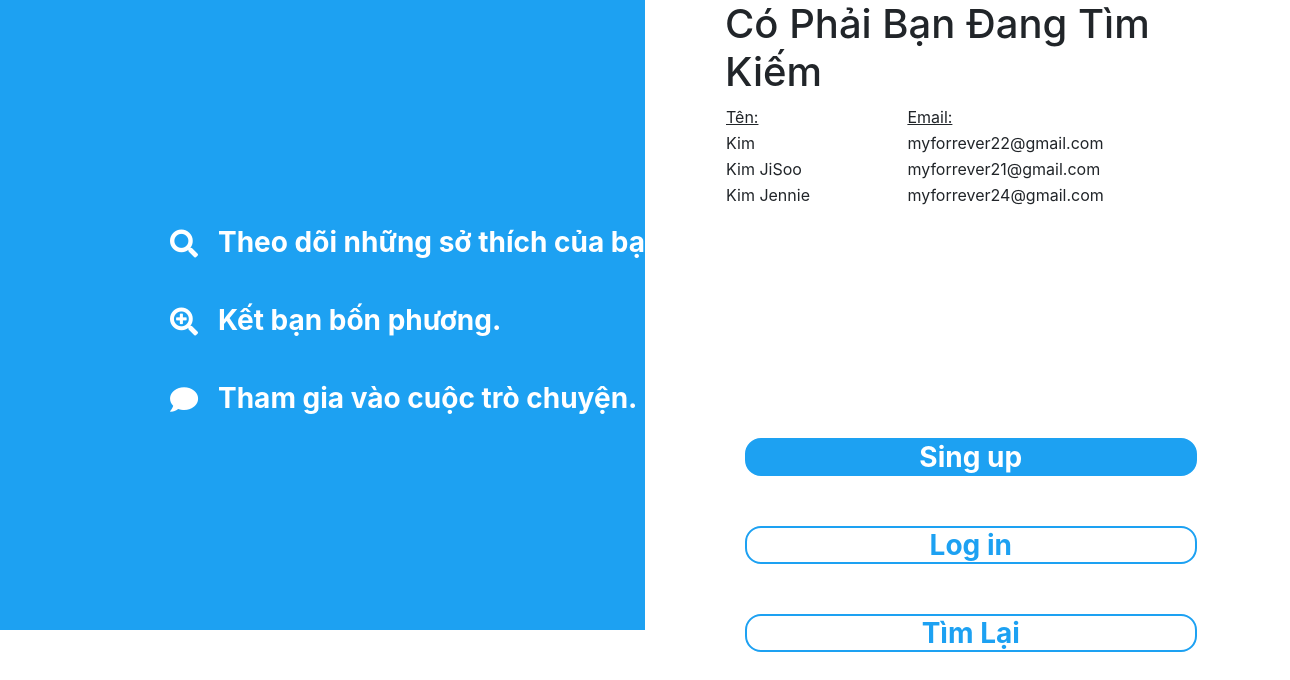
The app's page /searchusername.php?tukhoa1=Kim with its own data.
### tables this page shows
CREATE TABLE `users` (
  `id` int(11) NOT NULL,
  `email` varchar(255) NOT NULL,
  `password` varchar(255) NOT NULL,
  `fullname` varchar(255) NOT NULL,
  `used` int(11) NOT NULL
);

### searchusername.php (the view, shortened to what this page needs)
<!DOCTYPE html>
<html lang="en">
<head>
    <link rel="stylesheet" href="https://use.fontawesome.com/releases/v5.1.1/css/all.css">
    <link rel="stylesheet" href="style/hieuung.css">
    <link rel="stylesheet" href="https://stackpath.bootstrapcdn.com/bootstrap/4.2.1/css/bootstrap.min.css">
</head>
<body>
<div class="_big">
        <div class="_left">
            <div class="_adv">
                <span class="fa fa-search">
                </span>
                <span>Theo dõi những sở thích của bạn</span>
            </div>
            <div class="_adv">
                 <span class="fa fa-search-plus">
                </span>
                <span>Kết bạn bốn phương.</span>
            </div>
            <div class="_adv">
                <span class="fa fa-comment">
                </span>
                <span>Tham gia vào cuộc trò chuyện.</span>
            </div>
        </div>
        <div class="_right">
            <div class="_right1">
                <div >
                <?php
$s = trim(htmlspecialchars(addslashes($_GET['tukhoa1'])));
if ($s != null) {
    $db = new PDO('mysql:host=localhost;dbname=dack;charset=utf8', 'root', '');
    $stmt = $db->prepare("SELECT * FROM users WHERE fullname LIKE '%$s%' or email LIKE '%$s%' ORDER BY id ");
    $stmt->setFetchMode(PDO::FETCH_ASSOC);
    $stmt->execute();
    $resultSet = $stmt->fetchAll(PDO::FETCH_ASSOC);
    echo "<table width = '600' boder ='5'> ";
    echo " <h1> Có Phải Bạn Đang Tìm Kiếm </h1>";
    echo "<tr>";
    echo"<td><u> Tên: </u></td> ";
    echo"<td><u> Email: </u> </td> ";
    echo "</tr>";
        foreach ($resultSet as $row) {
        $ten = $row['fullname'];
        $email = $row['email'];
        echo "<tr>";
        echo"<td> $ten </td> ";
        echo"<td> $email </td> ";
        echo "</tr>";
        }
     echo "</table> "   ;
    }
 else {
    echo '<div>Vui lòng nhập từ khóa tìm kiếm.</div>';
}
?>
                 </div>
                <a href="singup.php">
                    <div class="_button" style="background-color: #1da1f2;"> Sing up</div>
                </a>
                <a href="login.php">
                    <div class="_button" style="color: #1da1f2"> Log in</div>
                </a>
                <a href="timban.php">
                    <div class="_button" style="color: #1da1f2"> Tìm Lại </div>
                </a>
            </div>
        </div>
    </div>
   </body>
   </html>

### style/hieuung.css (style rules this page uses)
._big { width: 100%; height: auto; display: flex; flex-wrap: wrap; }
._big ._left { width: 50%; background-color: #1da1f2; height: 630px; }
._big ._left ._adv { display: flex; font-size: 28px; font-weight: bold; line-height: 24px; left: 150px; top: 230px; color:white; position: relative; margin-bottom: 50px; }
._big ._left ._adv span { margin-left: 20px; }
._big ._right { width: 50%; height: 630px; }
._big ._right ._right1 { width: 70%; height: 600px; margin-left: 80px; }
._big ._right ._button { font-size: 28px; font-weight: bold; line-height: 24px; left: 20px; top: 230px; color:white; position: relative; margin-bottom: 50px; border: 2px solid #1da1f2; border-radius: 16px; text-align: center; padding: 5px; }
a { text-decoration: none; }

### records on screen
users: fullname "Kim", email "myforrever22@gmail.com"
users: fullname "Kim JiSoo", email "myforrever21@gmail.com"
users: fullname "Kim Jennie", email "myforrever24@gmail.com"
